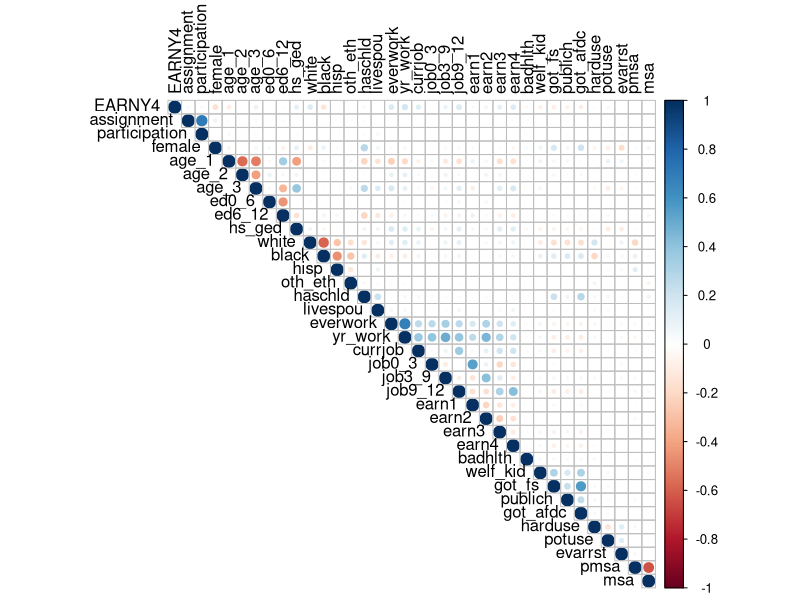
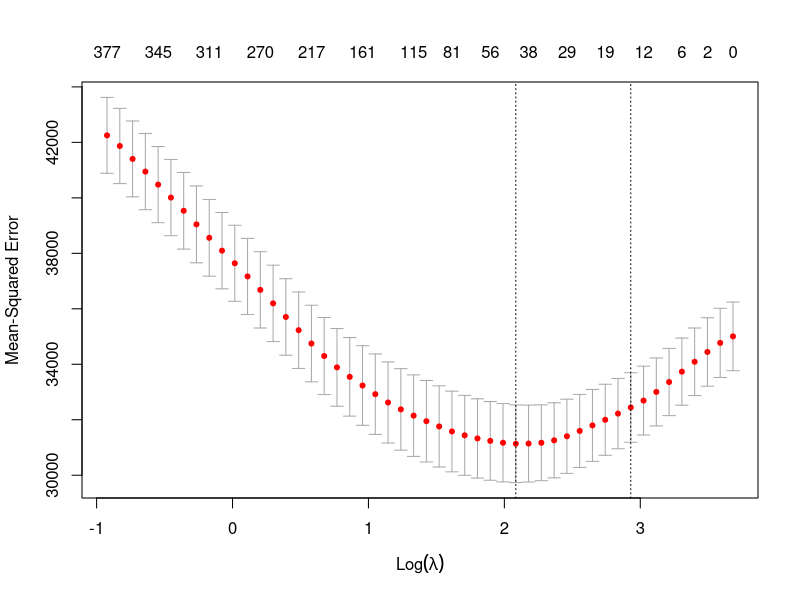
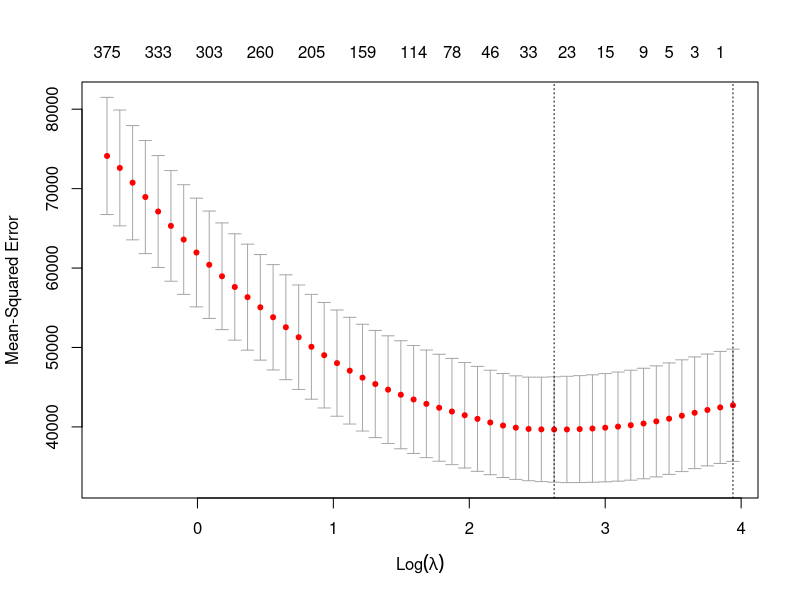
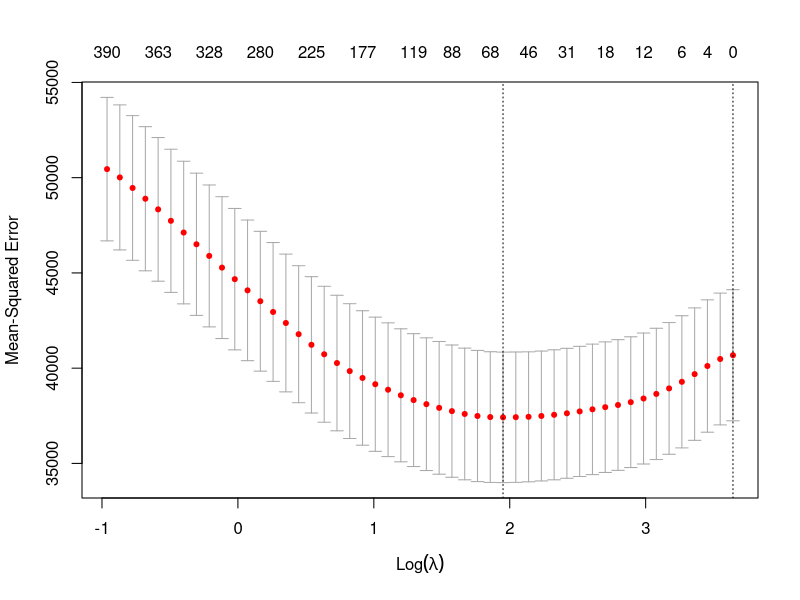
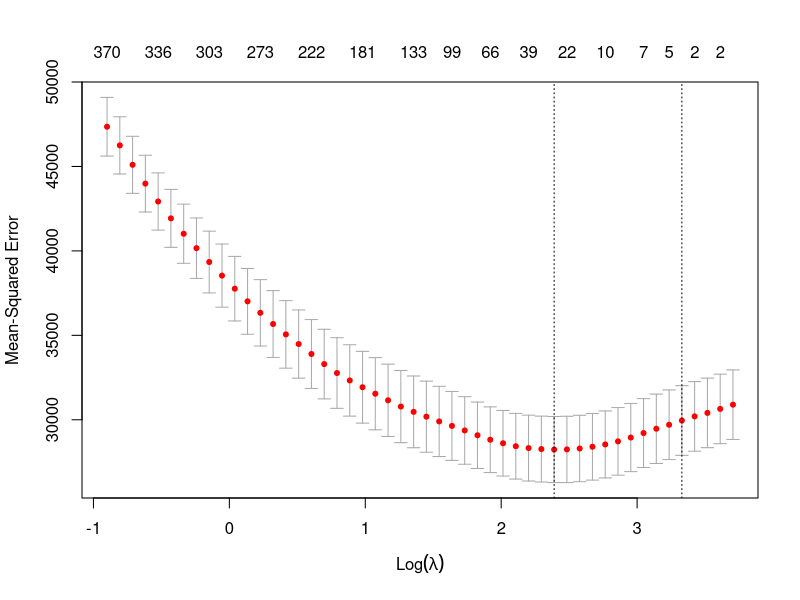
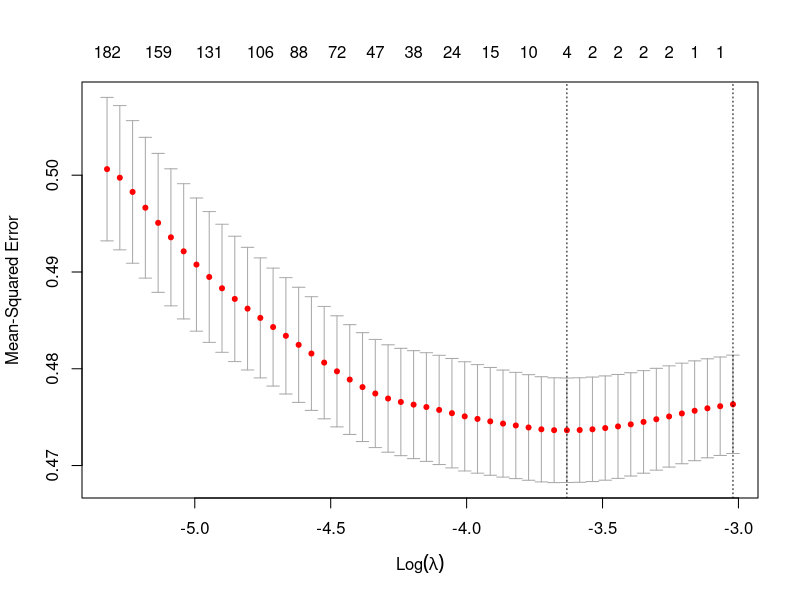
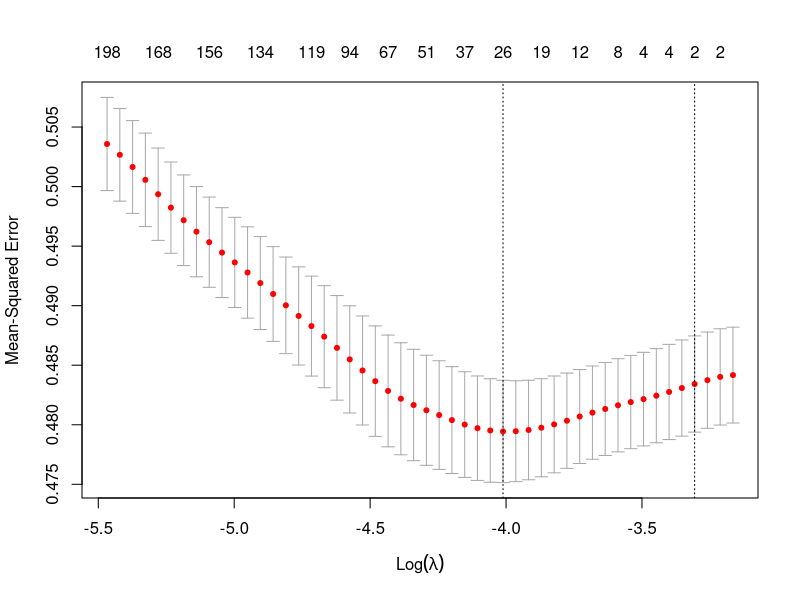
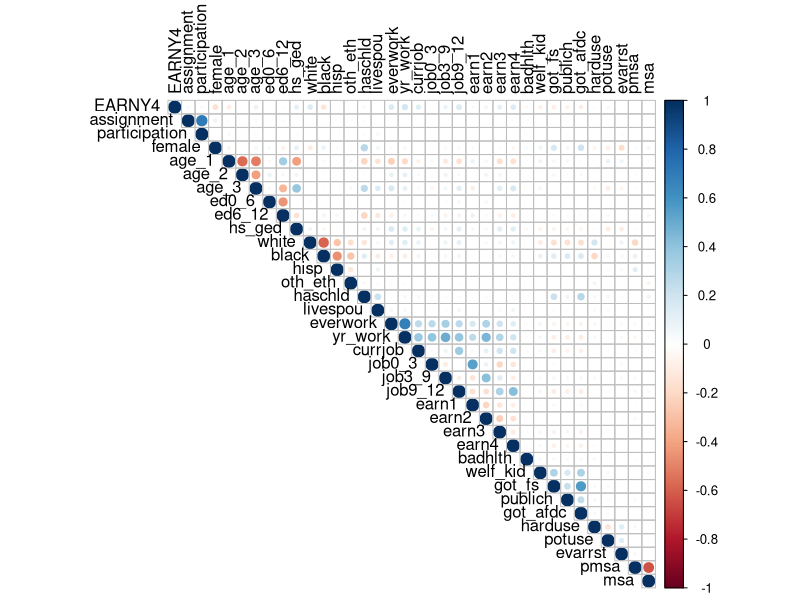

Reproduce these figures in R, in order.

########################  Load Packages  ########################

# List of required packages
pkgs <- c('corrplot', 'glmnet', 'tidyverse')

# Load packages
for(pkg in pkgs){
    library(pkg, character.only = TRUE)
}

set.seed(10101) # set starting value for random number generator

print('All packages successfully installed and loaded.')

########################  Load Data Frame  ########################
setwd('C:/Users/user/Dropbox/ZEW_Vorlesung/3_PC/3_Exercise/')
# Load data frame
df <- read.csv("Data/job_corps.csv",header=TRUE, sep=",")

# Outcome Variable
outcome <- c("EARNY4")

# Treatment Variables
treatment <- c("assignment", "participation")

# Covariates/Features
covariates <- c("female", "age_1", "age_2", "age_3", "ed0_6", "ed6_12", "hs_ged", "white", "black", "hisp",
                "oth_eth", "haschld", "livespou", "everwork", "yr_work", "currjob", "job0_3", "job3_9", "job9_12",
                "earn1", "earn2", "earn3", "earn4", "badhlth", "welf_kid", "got_fs", "publich", "got_afdc",
                "harduse", "potuse", "evarrst", "pmsa", "msa")
    
all_variables <- c(outcome, treatment, covariates)

print('Data frame successfully loaded and sample selected.')

########################  Table with Descriptive Statistics  ########################
desc <- fBasics::basicStats(df) %>% t() %>% as.data.frame() %>% 
  select(Mean, Stdev, Minimum, Maximum, nobs)
print(round(desc, digits=2))

# Print as tex-file
#kable(desc, "latex", booktabs = T)

########################  Correlation Matrix  ########################

corr = cor(df)
corrplot(corr, type = "upper", tl.col = "black")

# Save correlation matrix as png-file
png(height=1200, width=1200, file="correlation.png")
    corrplot(corr, type = "upper", tl.col = "black")
dev.off()

########################  Extract Dataset  ########################
set.seed(10101)

# Extracting Data 
data <- df %>% dplyr::select(all_variables)

# Setting up the data, renaming columns and discarding rows with NA (if any)
df <- bind_cols(data) %>%  na.omit()

# Add First Order Interactions
interactions <-model.matrix(~ (female + age_1 + age_2 + age_3 + ed0_6 + ed6_12 + hs_ged + white + black + hisp
                 + oth_eth + haschld + livespou + everwork + yr_work + currjob + job0_3 + job3_9 + job9_12
                 + earn1 + earn2 + earn3 + earn4 + badhlth + welf_kid + got_fs + publich + got_afdc
                 + harduse + potuse + evarrst + pmsa + msa)^2,df)
df <- cbind(df,interactions[,c(35:ncol(interactions))])

print('Data successfully extracted.')

########################  Partition the Samples  ########################

# Partition Hold-Out-Sample
df_part <- modelr::resample_partition(df, c(obs = 0.9, hold_out = 0.1))
df_obs <- as.data.frame(df_part$obs) # Training and estimation sample
df_hold_out <- as.data.frame(df_part$hold_out) # Hold-out-sample

# Partition Samples for Cross-Fitting
df_part <- modelr::resample_partition(df_obs, c(obs_A = 0.5, obs_B = 0.5))
df_obs_A <- as.data.frame(df_part$obs_A) # Sample A
df_obs_B <- as.data.frame(df_part$obs_B) # Sample B

# Partition Samples A and B for Honest Inference
df_part <- modelr::resample_partition(df_obs_A, c(obs_A_train = 0.5, obs_A_est = 0.5))
df_obs_A_train <- as.data.frame(df_part$obs_A_train) # Training Sample A
df_obs_A_est <- as.data.frame(df_part$obs_A_est) # Estimation Sample A
df_part <- modelr::resample_partition(df_obs_B, c(obs_B_train = 0.5, obs_B_est = 0.5))
df_obs_B_train <- as.data.frame(df_part$obs_B_train) # Training Sample B
df_obs_B_est <- as.data.frame(df_part$obs_B_est) # Estimation Sample B

print('Samples are partitioned.')

########################  Generate Variables  ########################

# Outcome
earnings_hold_out <- as.matrix(df_hold_out[,1])
earnings_obs <- as.matrix(df_obs[,1])
earnings_obs_A <- as.matrix(df_obs_A[,1])
earnings_obs_B <- as.matrix(df_obs_B[,1])
earnings_obs_A_train <- as.matrix(df_obs_A_train[,1])
earnings_obs_A_est <- as.matrix(df_obs_A_est[,1])
earnings_obs_B_train <- as.matrix(df_obs_B_train[,1])
earnings_obs_B_est <- as.matrix(df_obs_B_est[,1])

# Treatment
treat = 2 #Select treatmen 2= offer to participate, 3 = actual participation
treat_hold_out <- as.matrix(df_hold_out[,treat])
treat_obs <- as.matrix(df_obs[,treat])
treat_obs_A <- as.matrix(df_obs_A[,treat])
treat_obs_B <- as.matrix(df_obs_B[,treat])
treat_obs_A_train <- as.matrix(df_obs_A_train[,treat])
treat_obs_A_est <- as.matrix(df_obs_A_est[,treat])
treat_obs_B_train <- as.matrix(df_obs_B_train[,treat])
treat_obs_B_est <- as.matrix(df_obs_B_est[,treat])

# Covariates
covariates_hold_out <- as.matrix(df_hold_out[,c(4:ncol(df_hold_out))])
covariates_obs <- as.matrix(df_obs[,c(4:ncol(df_obs))])
covariates_obs_A <- as.matrix(df_obs_A[,c(4:ncol(df_obs_A))])
covariates_obs_B <- as.matrix(df_obs_B[,c(4:ncol(df_obs_B))])
covariates_obs_A_train <- as.matrix(df_obs_A_train[,c(4:ncol(df_obs_A_train))])
covariates_obs_A_est <- as.matrix(df_obs_A_est[,c(4:ncol(df_obs_A_est))])
covariates_obs_B_train <- as.matrix(df_obs_B_train[,c(4:ncol(df_obs_B_train))])
covariates_obs_B_est <- as.matrix(df_obs_B_est[,c(4:ncol(df_obs_B_est))])

print('The data is now ready for your analysis!')

########################  Conditional Potential Earnings  ########################
p = 1 # 1 for LASSO, 0 for Ridge
set.seed(10101)

## Using Sample A to Predict Sample B
# Potential Earnings under Treatment
lasso_y1_A_train <- cv.glmnet(covariates_obs_A_train[treat_obs_A_train==1,], earnings_obs_A_train[treat_obs_A_train==1,],
                              alpha=p, type.measure = 'mse', lambda.min.ratio = 0.01, nlambda = 50, parallel=FALSE)
plot(lasso_y1_A_train)
fit_y1_A_est <- glmnet(covariates_obs_A_est[treat_obs_A_est==1,], earnings_obs_A_est[treat_obs_A_est==1,]
                        ,lambda = lasso_y1_A_train$lambda.min)
y1hat_B <- predict(fit_y1_A_est, covariates_obs_B, type = 'response')
y1hat_B_train <- predict(fit_y1_A_est, covariates_obs_B_train, type = 'response')
y1hat_B_est <- predict(fit_y1_A_est, covariates_obs_B_est, type = 'response')

# Potential Earnings under Non-Treatment
lasso_y0_A_train <- cv.glmnet(covariates_obs_A_train[treat_obs_A_train==0,], earnings_obs_A_train[treat_obs_A_train==0,],
                              alpha=p, type.measure = 'mse', lambda.min.ratio = 0.01, nlambda = 50, parallel=FALSE)
plot(lasso_y0_A_train)
fit_y0_A_est <- glmnet(covariates_obs_A_est[treat_obs_A_est==0,], earnings_obs_A_est[treat_obs_A_est==0,]
                        ,lambda = lasso_y0_A_train$lambda.min)
y0hat_B <- predict(fit_y0_A_est, covariates_obs_B, type = 'response')
y0hat_B_train <- predict(fit_y0_A_est, covariates_obs_B_train, type = 'response')
y0hat_B_est <- predict(fit_y0_A_est, covariates_obs_B_est, type = 'response')

## Using Sample B to Predict Sample A
# Potential Earnings under Treatment
lasso_y1_B_train <- cv.glmnet(covariates_obs_B_train[treat_obs_B_train==1,], earnings_obs_B_train[treat_obs_B_train==1,],
                              alpha=p, type.measure = 'mse', lambda.min.ratio = 0.01, nlambda = 50, parallel=FALSE)
plot(lasso_y1_B_train)
fit_y1_B_est <- glmnet(covariates_obs_B_est[treat_obs_B_est==1,], earnings_obs_B_est[treat_obs_B_est==1,]
                        ,lambda = lasso_y1_B_train$lambda.min)
y1hat_A <- predict(fit_y1_B_est, covariates_obs_A, type = 'response')
y1hat_A_train <- predict(fit_y1_B_est, covariates_obs_A_train, type = 'response')
y1hat_A_est <- predict(fit_y1_B_est, covariates_obs_A_est, type = 'response')

# Potential Earnings under Non-Treatment
lasso_y0_B_train <- cv.glmnet(covariates_obs_B_train[treat_obs_B_train==0,], earnings_obs_B_train[treat_obs_B_train==0,],
                              alpha=p, type.measure = 'mse', lambda.min.ratio = 0.01, nlambda = 50, parallel=FALSE)
plot(lasso_y0_B_train)
fit_y0_B_est <- glmnet(covariates_obs_B_est[treat_obs_B_est==0,], earnings_obs_B_est[treat_obs_B_est==0,]
                        ,lambda = lasso_y0_B_train$lambda.min)
y0hat_A <- predict(fit_y0_B_est, covariates_obs_A, type = 'response')
y0hat_A_train <- predict(fit_y0_B_est, covariates_obs_A_train, type = 'response')
y0hat_A_est <- predict(fit_y0_B_est, covariates_obs_A_est, type = 'response')

########################  Propensity Score  ########################
p = 1 # 1 for LASSO, 0 for Ridge
set.seed(10101)

# Using Sample A to Predict Sample B
lasso_p_A_train <- cv.glmnet(covariates_obs_A_train, treat_obs_A_train, alpha=p, type.measure = 'mse',
                             lambda.min.ratio = 0.1, nlambda = 50, family='binomial', parallel=FALSE)
plot(lasso_p_A_train)
fit_p_A_est <- glmnet(covariates_obs_A_est, treat_obs_A_est,lambda = lasso_p_A_train$lambda.min, family='binomial')
pscore_B <- predict(fit_p_A_est, covariates_obs_B, type = 'response')
pscore_B_train <- predict(fit_p_A_est, covariates_obs_B_train, type = 'response')
pscore_B_est <- predict(fit_p_A_est, covariates_obs_B_est, type = 'response')

# Using Sample B to Predict Sample A
lasso_p_B_train <- cv.glmnet(covariates_obs_B_train, treat_obs_B_train, alpha=p, type.measure = 'mse',
                             lambda.min.ratio = 0.1, nlambda = 50, family='binomial', parallel=FALSE)
plot(lasso_p_B_train)
fit_p_B_est <- glmnet(covariates_obs_B_est, treat_obs_B_est,lambda = lasso_p_B_train$lambda.min, family='binomial')
pscore_A <- predict(fit_p_B_est, covariates_obs_A, type = 'response')
pscore_A_train <- predict(fit_p_B_est, covariates_obs_A_train, type = 'response')
pscore_A_est <- predict(fit_p_B_est, covariates_obs_A_est, type = 'response')


########################  Average Treatment Effects (ATE)  ########################

# Generate Modified Outcome
Y_star_A = invisible(y1hat_A - y0hat_A + treat_obs_A*(earnings_obs_A - y1hat_A)/pscore_A 
            - (1-treat_obs_A)*(earnings_obs_A - y0hat_A)/(1-pscore_A))

Y_star_B = invisible(y1hat_B - y0hat_B + treat_obs_B*(earnings_obs_B - y1hat_B)/pscore_B 
            - (1-treat_obs_B)*(earnings_obs_B - y0hat_B)/(1-pscore_B))

Y_star = invisible(0.5*(mean(Y_star_A) + mean(Y_star_B)))

# Average Treatment Effect (ATE)
ATE <- round(mean(Y_star), digits=3)
N = length(Y_star_A) + length(Y_star_B)
SD_ATE <- round(sqrt(0.5*(var(Y_star_A) + (mean(Y_star_A) - mean(Y_star))^2 
                     + var(Y_star_B) + (mean(Y_star_B) - mean(Y_star))^2)/N),digits=3)
print(paste0("Average Treatment Effect (ATE): ", ATE))
print(paste0("Standard Error for ATE: ", SD_ATE))


# Compare results with OLS on full sample
ols <- lm(formula = EARNY4 ~ assignment, data = df)
summary(ols)

#####################  Average Treatment Effects on Treated (ATET)  #####################

p_A = mean(pscore_A)
p_B = mean(pscore_B)

# Generate Modified Outcome
Y_star_A = ????

Y_star_B = ????

Y_star = invisible(0.5*(mean(Y_star_A) + mean(Y_star_B)))

# Average Treatment Effect for Treated (ATET)
ATET <- round(mean(Y_star), digits=3)
                     
var_A = mean((Y_star_A- treat_obs_A*mean(Y_star_A)/p_A)^2)
var_B = mean((Y_star_B - treat_obs_B*mean(Y_star_B)/p_B)^2)
             
N = length(Y_star_A) + length(Y_star_B)
SD_ATET <- round(sqrt(0.5*(var_A + (mean(Y_star_A) - mean(Y_star))^2 
                     + var_B + (mean(Y_star_B) - mean(Y_star))^2)/N),digits=3)
print(paste0("Average Treatment Effect for Treated (ATET): ", ATET))
print(paste0("Standard Error for ATET: ", SD_ATET))

############################################################################
